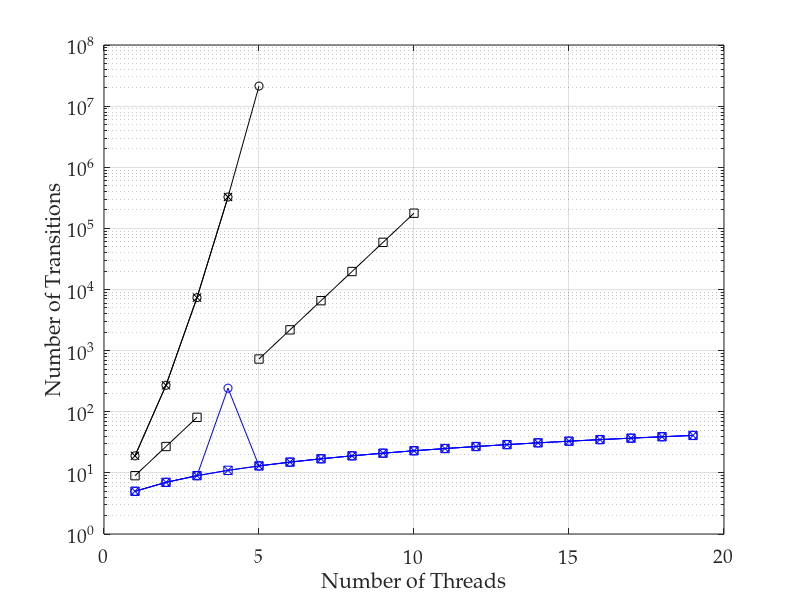

MATLAB code to generate this figure: (Note: this script raises an error after producing the figure.)
%% importing data
transitions = dlmread('indep_trans_2.csv', ',', 1, 0);
% convert 0 values to NaNs, as these don't plot
transitions(transitions==0)=nan;
threads = [1:19];

%% plotting lines

semilogy(threads, transitions(:, 1), 'ko-')
hold on
semilogy(threads, transitions(:, 2), 'kx-')
semilogy(threads, transitions(:, 3), 'ks-')
semilogy(threads, transitions(:, 4), 'bo-')
semilogy(threads, transitions(:, 5), 'bx-')
semilogy(threads, transitions(:, 6), 'bs-')
hold off
grid on

%% adding axis labels
% legend doesn't fit, so just refer to other figure for key
set(gca, 'FontName', 'Palatino Linotype', 'FontSize', 14);
xlabel('Number of Threads');
ylabel('Number of Transitions')

%% output pdf file
h = figure(1);
h.Units = 'centimeters'; % set figure position to cm
%h.Position(2) = [h.Position(2)-9]; % set figure position bevore resize
h.Position([3:4]) = [10,8]; % resize figure
Plot2LaTeX( h, 'indep_trans_fig2' )
